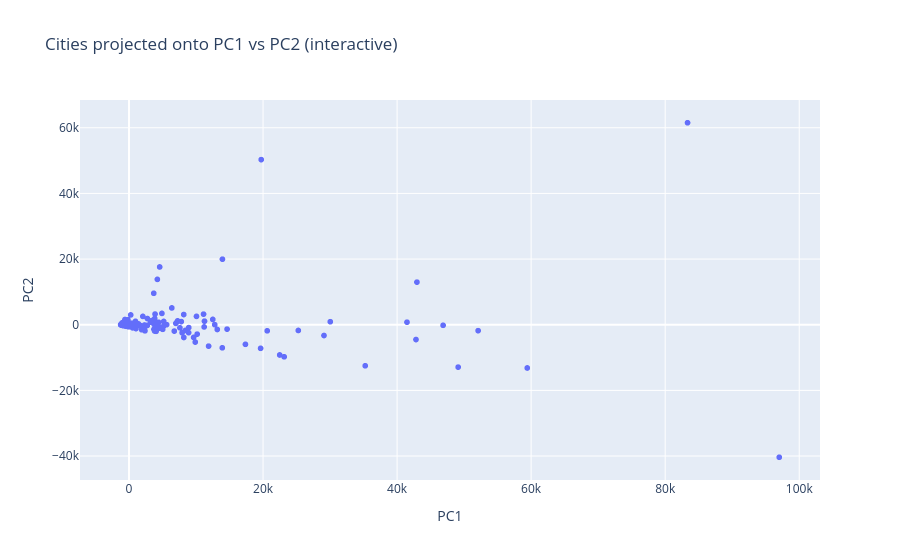
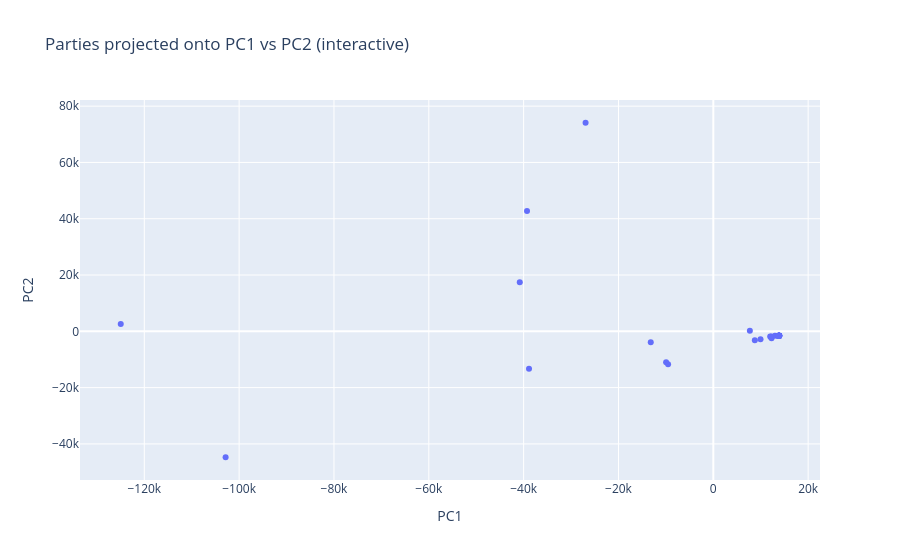
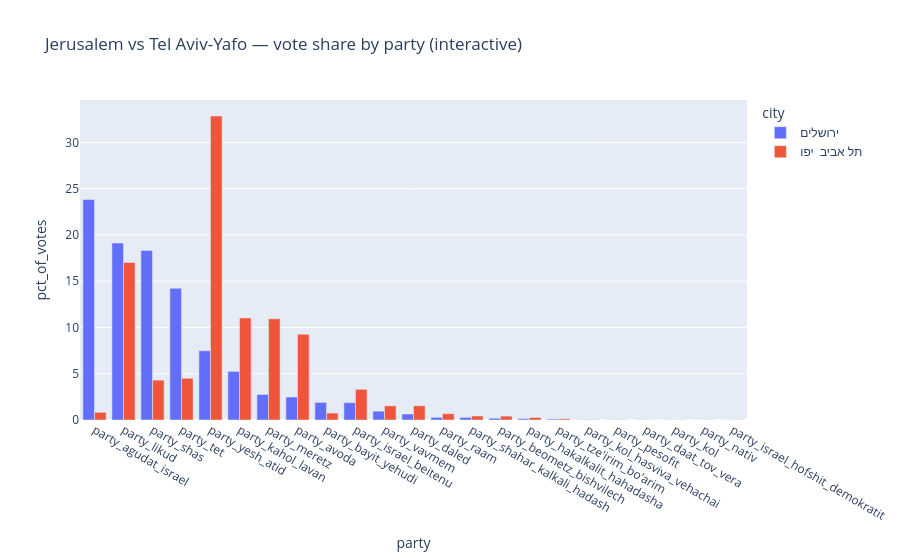

The notebook cell saved with these charts, in order:
### Markdown cell above
## Optional: Interactive Plotly Versions

The assignment suggests using **Plotly** instead of Matplotlib for interactive
hover-tooltips (and optionally 3D plots). The static charts above already show the
key results computed from the exact same `dimensionality_reduction` output, but if you
have `plotly` installed you can reproduce them interactively with the cells below
(hover over a point to see the city/party name).

### Code cell
import plotly.express as px

fig = px.scatter(
    reduced_cities, x="PC1", y="PC2", hover_name="city_name",
    title="Cities projected onto PC1 vs PC2 (interactive)"
)
fig.show()

fig2 = px.scatter(
    reduced_parties, x="PC1", y="PC2", hover_name="party_name",
    title="Parties projected onto PC1 vs PC2 (interactive)"
)
fig2.show()

jt_long = jt_pct.reset_index().melt(id_vars="index", var_name="city", value_name="pct_of_votes")
jt_long = jt_long.rename(columns={"index": "party"})
fig3 = px.bar(
    jt_long, x="party", y="pct_of_votes", color="city", barmode="group",
    title="Jerusalem vs Tel Aviv-Yafo — vote share by party (interactive)"
)
fig3.show()

### Figure 1 — Plotly figure (JSON) as saved in the notebook; plotly's stock layout.template omitted (floating-point values rounded to 4 significant figures; data arrays with more than 128 entries replaced by an {"elided": "..."} marker saying what was removed)
{"data": [{"hovertemplate": "<b>%{hovertext}</b><br><br>PC1=%{x}<br>PC2=%{y}<extra></extra>", "hovertext": {"elided": "1215 str values"}, "legendgroup": "", "marker": {"color": "#636efa", "symbol": "circle"}, "mode": "markers", "name": "", "showlegend": false, "type": "scattergl", "x": {"elided": "1215 float values"}, "xaxis": "x", "y": {"elided": "1215 float values"}, "yaxis": "y"}], "layout": {"legend": {"tracegroupgap": 0}, "title": {"text": "Cities projected onto PC1 vs PC2 (interactive)"}, "xaxis": {"anchor": "y", "domain": [0, 1], "title": {"text": "PC1"}}, "yaxis": {"anchor": "x", "domain": [0, 1], "title": {"text": "PC2"}}}}

### Figure 2 — Plotly figure (JSON) as saved in the notebook; plotly's stock layout.template omitted (floating-point values rounded to 4 significant figures)
{"data": [{"hovertemplate": "<b>%{hovertext}</b><br><br>PC1=%{x}<br>PC2=%{y}<extra></extra>", "hovertext": ["party_avoda", "party_shahar_kalkali_hadash", "party_bayit_yehudi", "party_agudat_israel", "party_daled", "party_vavmem", "party_shahar_koach_hevrati", "party_kama", "party_koach_lehashpia", "party_tzomet", "party_tet", "party_israel_hofshit_demokratit", "party_hakalkalit_hahadasha", "party_ichud_bnei_habrit", "party_tzav_hashaa", "party_hagush_hatana'chi", "party_kahol_lavan", "party_ani_veata", "party_israel_beitenu", "party_likud", "party_meretz", "party_kavod_haadam", "party_nativ", "party_shma", "party_haatzmaim_hachadashim", "party_yesh_kivun", "party_anachnu", "party_raam", "party_yesh_atid", "party_pesofit", "party_tze'irim_bo'arim", "party_manhigut_hevratit", "party_kol_hasviva_vehachai", "party_halev_hayehudi", "party_seder_chadash", "party_kol", "party_beometz_bishvilech", "party_kavod_umasoret", "party_shas", "party_daat_tov_vera"], "legendgroup": "", "marker": {"color": "#636efa", "symbol": "circle"}, "mode": "markers", "name": "", "orientation": "v", "showlegend": false, "type": "scatter", "x": [-9954.0, 11990.0, 7710.0, -26930.0, 9959.0, 8759.0, 13890.0, 13900.0, 13910.0, 13890.0, -40810.0, 13810.0, 12220.0, 13900.0, 13900.0, 13880.0, -38860.0, 13840.0, -13190.0, -125000.0, -9535.0, 13880.0, 13760.0, 13890.0, 13810.0, 13800.0, 13890.0, 12280.0, -102900.0, 13760.0, 13000.0, 13860.0, 13730.0, 13880.0, 13790.0, 13790.0, 12150.0, 13800.0, -39290.0, 13770.0], "xaxis": "x", "y": [-10960.0, -1836.0, 241.2, 74100.0, -2810.0, -3172.0, -1596.0, -1592.0, -1595.0, -1600.0, 17430.0, -1618.0, -1837.0, -1596.0, -1600.0, -1574.0, -13340.0, -1600.0, -3904.0, 2590.0, -11720.0, -1598.0, -1616.0, -1593.0, -1602.0, -1599.0, -1593.0, -2420.0, -44740.0, -1603.0, -1612.0, -1606.0, -1597.0, -1587.0, -1608.0, -1602.0, -2004.0, -1588.0, 42730.0, -1586.0], "yaxis": "y"}], "layout": {"legend": {"tracegroupgap": 0}, "title": {"text": "Parties projected onto PC1 vs PC2 (interactive)"}, "xaxis": {"anchor": "y", "domain": [0, 1], "title": {"text": "PC1"}}, "yaxis": {"anchor": "x", "domain": [0, 1], "title": {"text": "PC2"}}}}

### Figure 3 — Plotly figure (JSON) as saved in the notebook; plotly's stock layout.template omitted (floating-point values rounded to 4 significant figures)
{"data": [{"alignmentgroup": "True", "hovertemplate": "city=ירושלים<br>party=%{x}<br>pct_of_votes=%{y}<extra></extra>", "legendgroup": "ירושלים", "marker": {"color": "#636efa", "pattern": {"shape": ""}}, "name": "ירושלים", "offsetgroup": "ירושלים", "orientation": "v", "showlegend": true, "textposition": "auto", "type": "bar", "x": ["party_agudat_israel", "party_likud", "party_shas", "party_tet", "party_yesh_atid", "party_kahol_lavan", "party_meretz", "party_avoda", "party_bayit_yehudi", "party_israel_beitenu", "party_vavmem", "party_daled", "party_raam", "party_shahar_kalkali_hadash", "party_beometz_bishvilech", "party_hakalkalit_hahadasha", "party_tze'irim_bo'arim", "party_kol_hasviva_vehachai", "party_pesofit", "party_daat_tov_vera", "party_kol", "party_nativ", "party_israel_hofshit_demokratit"], "xaxis": "x", "y": [23.83, 19.13, 18.33, 14.23, 7.479, 5.259, 2.759, 2.487, 1.903, 1.877, 0.9565, 0.6475, 0.2833, 0.2822, 0.1884, 0.1471, 0.1006, 0.02874, 0.0208, 0.01967, 0.01286, 0.01021, 0.009456], "yaxis": "y"}, {"alignmentgroup": "True", "hovertemplate": "city=תל אביב  יפו<br>party=%{x}<br>pct_of_votes=%{y}<extra></extra>", "legendgroup": "תל אביב  יפו", "marker": {"color": "#EF553B", "pattern": {"shape": ""}}, "name": "תל אביב  יפו", "offsetgroup": "תל אביב  יפו", "orientation": "v", "showlegend": true, "textposition": "auto", "type": "bar", "x": ["party_agudat_israel", "party_likud", "party_shas", "party_tet", "party_yesh_atid", "party_kahol_lavan", "party_meretz", "party_avoda", "party_bayit_yehudi", "party_israel_beitenu", "party_vavmem", "party_daled", "party_raam", "party_shahar_kalkali_hadash", "party_beometz_bishvilech", "party_hakalkalit_hahadasha", "party_tze'irim_bo'arim", "party_kol_hasviva_vehachai", "party_pesofit", "party_daat_tov_vera", "party_kol", "party_nativ", "party_israel_hofshit_demokratit"], "xaxis": "x", "y": [0.8303, 17.04, 4.31, 4.509, 32.86, 11.03, 10.95, 9.269, 0.7485, 3.317, 1.529, 1.541, 0.6879, 0.4329, 0.4185, 0.2697, 0.1217, 0.03353, 0.02675, 0.01658, 0.01884, 0.01997, 0.02185], "yaxis": "y"}], "layout": {"barmode": "group", "legend": {"title": {"text": "city"}, "tracegroupgap": 0}, "title": {"text": "Jerusalem vs Tel Aviv-Yafo — vote share by party (interactive)"}, "xaxis": {"anchor": "y", "domain": [0, 1], "title": {"text": "party"}}, "yaxis": {"anchor": "x", "domain": [0, 1], "title": {"text": "pct_of_votes"}}}}
